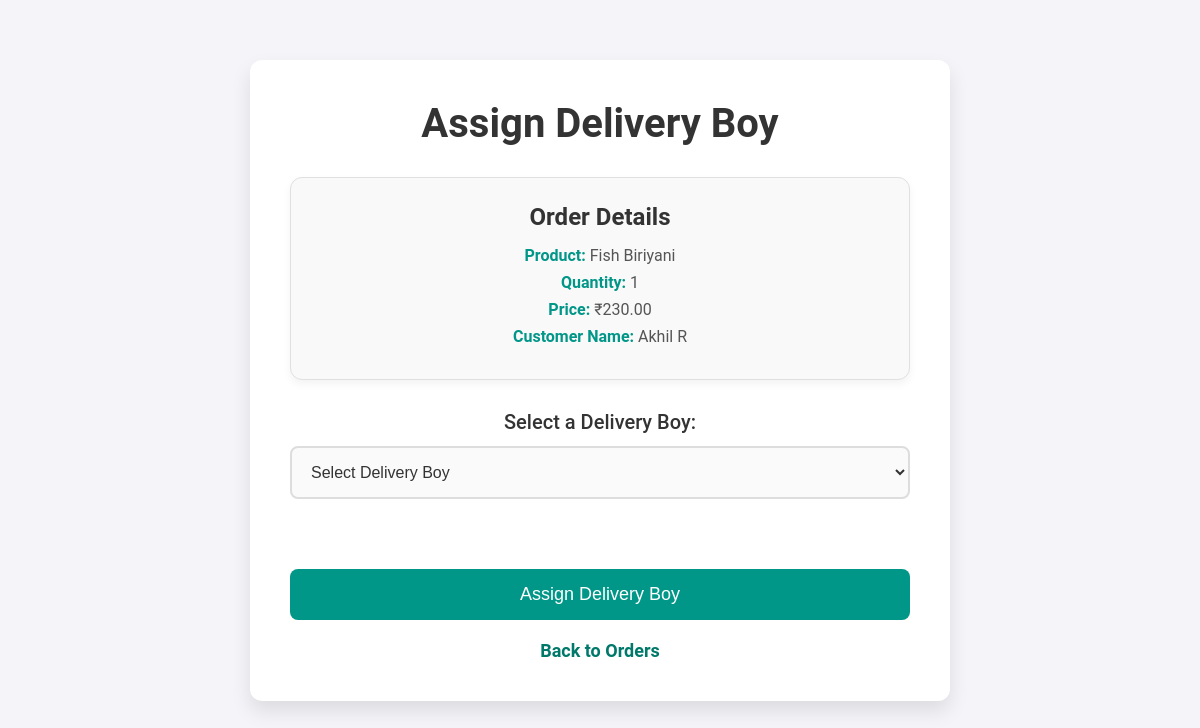
Page /assign_delivery_boy/311/ on the committed database.
### kfd/models.py (models this page shows, shortened)
class Checkout(models.Model):
    chekout_reg = models.ForeignKey(
        Registration,
        on_delete=models.CASCADE,
        null=True,
        related_name='checkouts_as_customer'  # Unique reverse accessor for checkout_reg
    )
    product = models.ForeignKey(Product, on_delete=models.CASCADE, null=True)
    current_address = models.CharField(max_length=150, null=True, blank=True)
    latitude = models.DecimalField(max_digits=9, decimal_places=6, null=True,blank=True)
    longitude = models.DecimalField(max_digits=9, decimal_places=6, null=True, blank=True)
    quantity = models.IntegerField(default=1, null=True)
    price = models.DecimalField(max_digits=10, decimal_places=2, default=0.0, null=True)
    added_date = models.DateTimeField(auto_now_add=True, null=True)
    is_approved = models.BooleanField(default=False)
    is_preparing = models.BooleanField(default=False)
    is_prepared = models.BooleanField(default=False)
    is_delivery_partner_arrived = models.BooleanField(default=False)
    is_delivered = models.BooleanField(default=False)
    chk_address = models.ForeignKey(Address, on_delete=models.CASCADE, null=True, related_name='checkout_to_address')
    is_out_of_delivery = models.BooleanField(default=False)
    is_delivered_status = models.BooleanField(default=False)
    delivery_boy = models.ForeignKey(
        Registration,
        on_delete=models.SET_NULL,
        null=True,
        blank=True,
        related_name='checkouts_as_delivery_boy'  # Unique reverse accessor for delivery_boy
    )

class Product(models.Model):
    product_name = models.CharField(max_length=255)
    product_price = models.DecimalField(max_digits=10, decimal_places=2)
    photo = models.ImageField(upload_to='product_images/', blank=True, null=True)  # Add this field

class Registration(models.Model):
    user = models.OneToOneField(User, on_delete=models.CASCADE)
    User_role = models.CharField(max_length=20)
    Password = models.CharField(max_length=128)

### kfd/views.py (the view, shortened to what this page needs)
# urls.py: path('assign_delivery_boy/<int:order_id>/', kfd.views.assign_delivary_boy, name='assign_delivary_boy'),
def assign_delivary_boy(request, order_id):
    order = get_object_or_404(Checkout, id=order_id)
    suppliers = Supplier_status.objects.select_related('supplier_reg')
    print("Filtered Suppliers (in_out='In'):")
    for supplier in suppliers:
        print(f"Supplier ID: {supplier.supplier_reg.id}, Name: {supplier.supplier_reg.user.first_name}, Status: {supplier.in_out}")
    valid_suppliers = []
    seen_supplier_ids = set()
    for supplier in suppliers:
        if supplier.supplier_reg.id not in seen_supplier_ids:
            latest_status = Supplier_status.objects.filter(
                supplier_reg=supplier.supplier_reg
            ).order_by('-date_time').first()
            print(f"Latest Status for Supplier ID {supplier.supplier_reg.id}: {latest_status.in_out} at {latest_status.date_time}")
            if latest_status and latest_status.in_out == "In":
                has_out_status = Supplier_status.objects.filter(
                    supplier_reg=supplier.supplier_reg,
                    in_out="Out"
                ).exists()
                if not has_out_status or latest_status.in_out == "In":
                    valid_suppliers.append(supplier)
                    seen_supplier_ids.add(supplier.supplier_reg.id)
    print("Valid Suppliers Passed to Template:")
    for supplier in valid_suppliers:
        print(f"Supplier ID: {supplier.supplier_reg.id}, Name: {supplier.supplier_reg.user.first_name}")
    return render(request, 'assign_delivary_boy.html', {
        'order': order,
        'suppliers': valid_suppliers,
    })

### Templates/assign_delivary_boy.html (shortened to what this page needs)
<!DOCTYPE html>
<html lang="en">
<head>
</head>
<body>
    <div class="container">
        <h1>Assign Delivery Boy</h1>
        <div class="order-detail">
            <h3>Order Details</h3>
            <p><strong>Product:</strong> {{ order.product.product_name }}</p>
            <p><strong>Quantity:</strong> {{ order.quantity }}</p>
            <p><strong>Price:</strong> ₹{{ order.price }}</p>
            <p><strong>Customer Name:</strong> {{ order.chekout_reg.user.first_name }} {{ order.chekout_reg.user.last_name }}</p>
        </div>
        <form method="POST" action="{% url 'assign_delivary_boy' order.id %}">
            <div class="form-group">
                <label for="delivery_boy">Select a Delivery Boy:</label>
                <select name="delivery_boy" id="delivery_boy">
                    <option value="" disabled selected>Select Delivery Boy</option>
                </select>
            </div>
            <button type="submit">Assign Delivery Boy</button>
        </form>
        <div class="back-link">
            <a href="{% url 'custmer_order_adm' %}">Back to Orders</a>
        </div>
    </div>
</body>
</html>

### Templates/assign_delivary_boy.html (style rules this page uses)
* { margin: 0; padding: 0; box-sizing: border-box; }
body { font-family: 'Roboto', sans-serif; background-color: #f4f4f9; display: flex; justify-content: center; align-items: center; height: 100vh; padding: 0 20px; }
.container { background-color: #ffffff; border-radius: 12px; width: 100%; max-width: 700px; padding: 40px; box-shadow: 0 10px 20px rgba(0, 0, 0, 0.1); text-align: center; transform: translateY(-20px); transition: transform 0.3s ease-out; }
h1 { font-size: 40px; color: #333; margin-bottom: 30px; font-weight: 700; }
h3 { font-size: 28px; color: #333; margin-bottom: 20px; }
.order-detail p { font-size: 18px; margin: 8px 0; color: #777; }
.order-detail strong { color: #009688; font-weight: 600; }
.form-group { margin: 30px 0; }
label { font-size: 20px; color: #333; display: block; margin-bottom: 12px; font-weight: 500; }
select { width: 100%; padding: 15px; font-size: 16px; border: 2px solid #ddd; border-radius: 8px; background-color: #fafafa; color: #333; transition: border-color 0.3s ease, background-color 0.3s ease; margin-bottom: 30px; }
button { width: 100%; padding: 15px; background-color: #009688; color: white; border: none; font-size: 18px; border-radius: 8px; cursor: pointer; transition: background-color 0.3s ease; margin-top: 10px; }
.back-link { margin-top: 20px; font-size: 18px; }
.back-link a { text-decoration: none; color: #00796b; font-weight: 600; transition: color 0.3s ease; }
.order-detail { background-color: #f9f9f9; padding: 25px; border-radius: 12px; margin-bottom: 30px; border: 1px solid #e0e0e0; box-shadow: 0 4px 8px rgba(0, 0, 0, 0.05); }
.order-detail h3 { font-size: 24px; font-weight: 600; color: #333; margin-bottom: 15px; }
.order-detail p { font-size: 16px; color: #555; }
.order-detail strong { color: #009688; }

### rows in the picture
Checkout: product.product_name "Fish Biriyani", quantity "1", price "230.00", chekout_reg.user.first_name "Akhil", chekout_reg.user.last_name "R"
